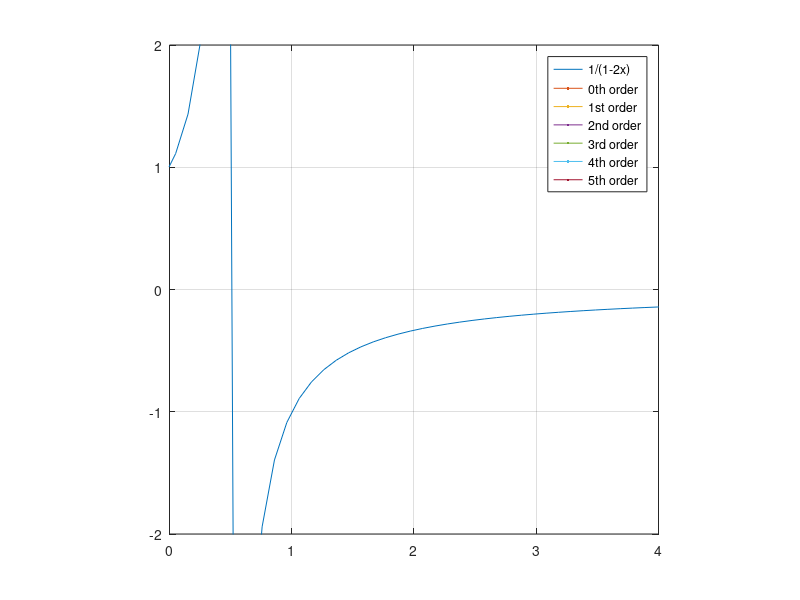

MATLAB code to generate this figure:
% plot taylor expansion of 1/(1-2x) to 5th order

%x = linspace(-5,5,1000);
x = linspace(-5,5);
f = 1./(1-2.*x);

f0 = -1/3;
f1 = f0 + 2/9*(x-2);
f2 = f1 - 4/27*(x-2).^2;
f3 = f2 + 8/81*(x-2).^3;
f4 = f3 - 26/243*(x-2).^4; 
f5 = f4 + 32/729*(x-2).^5;

%plot(x,f,x,f0,x,f1,x,f2,x,f3,x,f4,x,f5)
plot(x,f,f0,f1,f2,f3,f4,f5)
% plot(x,f,'LineWidth',1)
% hold on
% plot(x,f0,'LineWidth',1)
% plot(x,f1,'LineWidth',1)
% plot(x,f2,'LineWidth',1)
% plot(x,f3,'LineWidth',1)
% plot(x,f4,'LineWidth',1)
% plot(x,f5,'LineWidth',1)
% hold off
axis equal
grid on
xlim([0 4])
ylim([-2 2])
legend('1/(1-2x)','0th order','1st order', '2nd order', '3rd order','4th order','5th order')
%lgd.NumColumns = 2;
